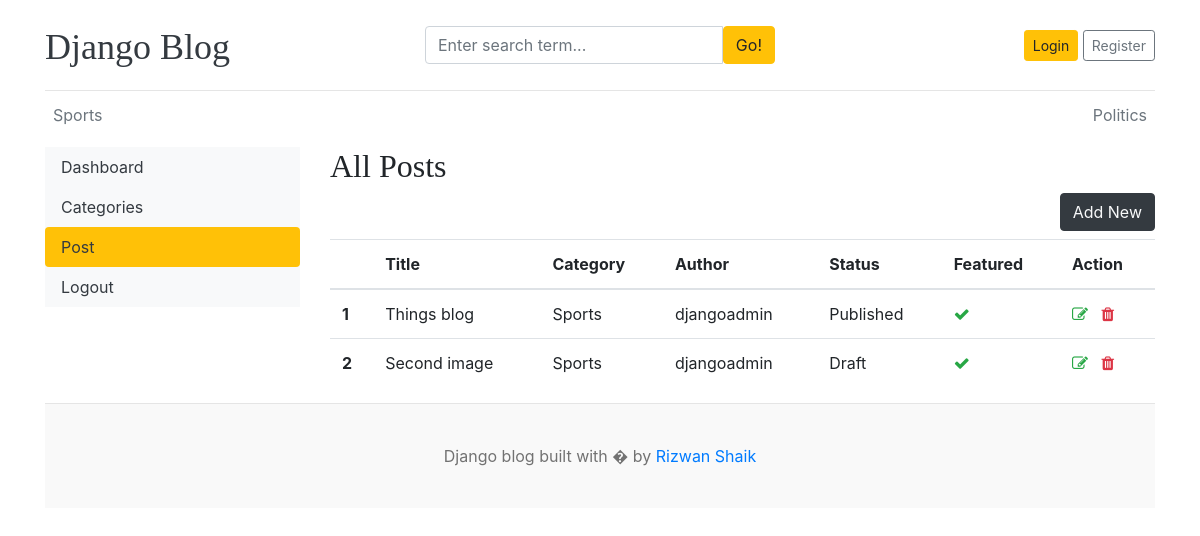
The page /dashboard/posts/ on the database as committed earlier.
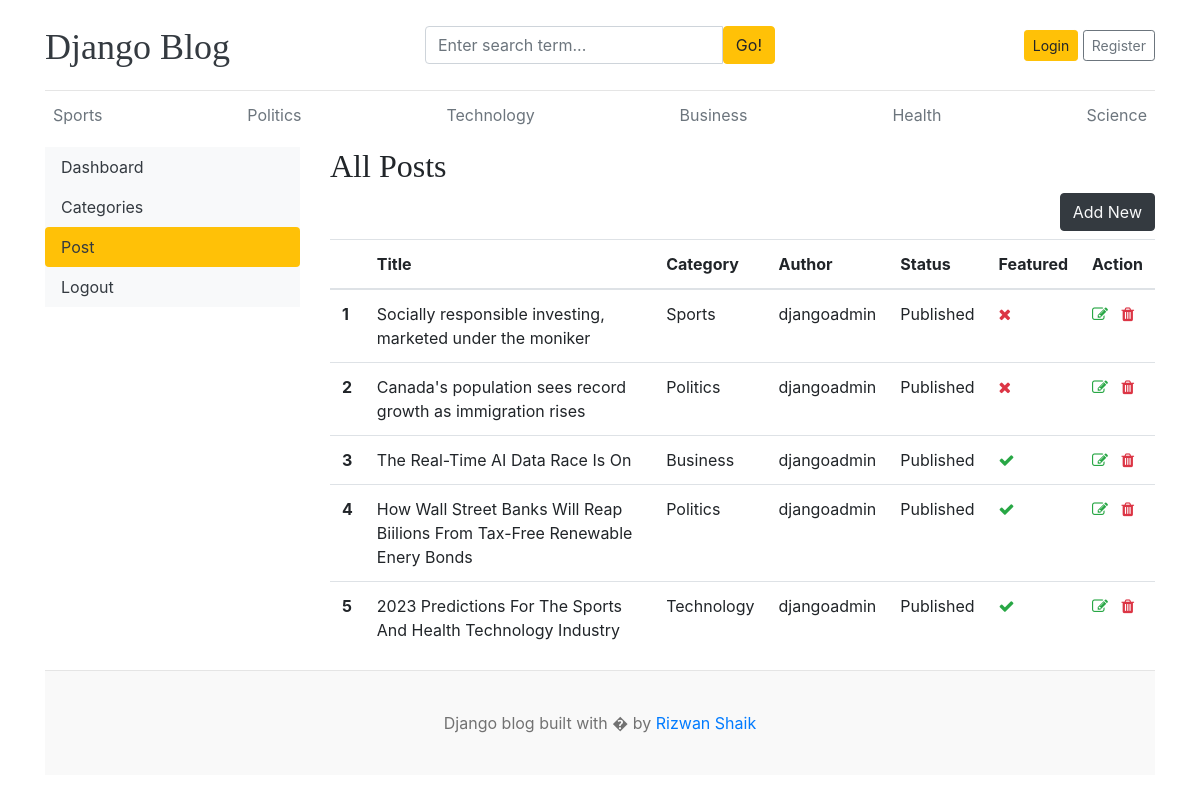
The same page on the database as committed later.
### blogs/models.py (models this page shows, shortened)
class Category(models.Model):
    category_name = models.CharField(max_length=50, unique=True)
    created_at = models.DateTimeField(auto_now_add=True)
    updated_at = models.DateTimeField(auto_now=True)
    class Meta:
        verbose_name_plural = 'categories'
    def __str__(self):
        return self.category_name

class Blog(models.Model):
    title = models.CharField(max_length=100)
    slug = models.SlugField(max_length=150, unique=True, blank=True)
    category = models.ForeignKey(Category, on_delete=models.CASCADE)
    author = models.ForeignKey(User, on_delete=models.CASCADE)
    feature_image = models.ImageField(upload_to='uploads/%Y/%m/%d')
    short_description = models.TextField(max_length=500)
    blog_body = models.TextField(max_length=2000)
    status = models.CharField(max_length=20,choices=STATUS_CHOICES, default="Draft")
    is_featured = models.BooleanField(default=False)
    created_at = models.DateTimeField(auto_now_add=True)
    updated_at = models.DateTimeField(auto_now=True)

### dashboards/views.py (the view)
# urls.py: path('posts/', views.posts, name='posts'),
def posts(request):
    posts = Blog.objects.all()
    context = {
        'posts': posts,
    }
    return render(request, 'dashboard/posts.html', context)

### blogs/context_processors.py (called while the page is built)
def get_categories(request):
    categories = Category.objects.all()
    return dict(categories=categories)

def get_social_links(request):
    social_links = SocialLink.objects.all()
    return dict(social_links=social_links)

### templates/dashboard/posts.html (shortened to what this page needs)
{% extends 'base.html' %}
{% block content %}
<div class="row">
    {% include 'dashboard/sidebar.html' %}
    <div class="col-md-9">
        <h2>All Posts</h2>
        <a href="{% url 'add_post' %}" class="btn btn-dark text-light float-right mb-2">Add New</a>
        <table class="table table-hover">
            <thead>
              <tr>
                <th></th>
                <th>Title</th>
                <th>Category</th>
                <th>Author</th>
                <th>Status </th>
                <th>Featured</th>
                <th>Action</th>
              </tr>
            </thead>
            <tbody>
            {% for post in posts %}
              <tr>
                <th>{{ forloop.counter }}</th>
                <td>{{ post.title }}</td>
                <td>{{ post.category }}</td>
                <td>{{ post.author }}</td>
                <td>{{ post.status }}</td>
                <td>{% if post.is_featured %}<i class="fa fa-check text-success"></i>{% else %}<i class="fa fa-times text-danger"></i>{% endif %}</td>
                <td>
                    <a href="{% url 'edit_post' post.id %}"><i class="fa fa-edit text-success"></i></a>
                    <a href="{% url 'delete_post' post.id %}"><i class="fa fa-trash text-danger"></i></a>
                </td>
              </tr>
            {% endfor %}
            </tbody>
          </table>
    </div>
</div>
{% endblock %}

### templates/base.html (shortened to what this page needs)
{% load static %}
<!DOCTYPE html>
<html lang="en">
  <head>
    <link
      href="https://getbootstrap.com/docs/4.0/dist/css/bootstrap.min.css"
      rel="stylesheet"
    />
    <link href="{% static 'css/blog.css' %}" rel="stylesheet" />
    <link rel="stylesheet" href="https://cdnjs.cloudflare.com/ajax/libs/font-awesome/4.7.0/css/font-awesome.min.css">
  </head>
  <body>
    <div class="container">
      <header class="blog-header py-3">
        <div class="row flex-nowrap justify-content-between align-items-center">
          <div class="col-4 pt-1">
            <a class="blog-header-logo text-dark" href="/">Django Blog</a>
          </div>
          <div class="col-4">
            <form action="{% url 'search' %}" method="GET">
                <div class="input-group">
                    <input class="form-control" type="text" name="keyword" placeholder="Enter search term..." aria-label="Enter search term..." aria-describedby="button-search" />
                    <button type="submit" class="btn btn-warning" id="button-search" type="button">Go!</button>
                </div>
            </form>
          </div>
          <div class="col-4 d-flex justify-content-end align-items-center">
            {% if not user.is_authenticated %}
            <a class="btn btn-sm btn-warning" href="{% url 'login' %}">Login</a> &nbsp;
            <a class="btn btn-sm btn-outline-secondary" href="{% url 'register' %}">Register</a>
            {% else %}
            <span><a href="{% url 'dashboard' %}">Dashboard</a></span>
            &emsp;
            <span class="btn text-dark"><a href="{% url 'logout' %}">Logout</a></span>
            {% endif %}
          </div>
        </div>
      </header>
      <div class="nav-scroller py-1 mb-2">
        <nav class="nav d-flex justify-content-between">
          {% for cat in categories %}
          <a class="p-2 text-muted" href="{% url 'posts_by_category' cat.id %}">{{cat.category_name}}</a>
          {% endfor %}
        </nav>
      </div>
{% block content %}
{% endblock %}
<footer class="blog-footer">
    <p>Django blog built with � by <a href="#">Rizwan Shaik</a></p>
  </footer>
</body>
</html>

Rows that differ between the two databases and show on the page:
removed Blog: title "Things blog", category "Sports", author "djangoadmin", status "Published", is_featured True (drawn)
removed Blog: title "Second image", category "Sports", author "djangoadmin", status "Draft", is_featured True (drawn)
added Category: category_name "Technology"
added Category: category_name "Business"
added Category: category_name "Health"
added Category: category_name "Science"
added Blog: title "Socially responsible investing, marketed under the moniker", category "Sports", author "djangoadmin", status "Published", is_featured False (drawn)
added Blog: title "Canada's population sees record growth as immigration rises", category "Politics", author "djangoadmin", status "Published", is_featured False (drawn)
added Blog: title "The Real-Time AI Data Race Is On", category "Business", author "djangoadmin", status "Published", is_featured True (drawn)
added Blog: title "How Wall Street Banks Will Reap Biilions From Tax-Free Renewable Enery Bonds", category "Politics", author "djangoadmin", status "Published", is_featured True (drawn)
added Blog: title "2023 Predictions For The Sports And Health Technology Industry", category "Technology", author "djangoadmin", status "Published", is_featured True (drawn)
